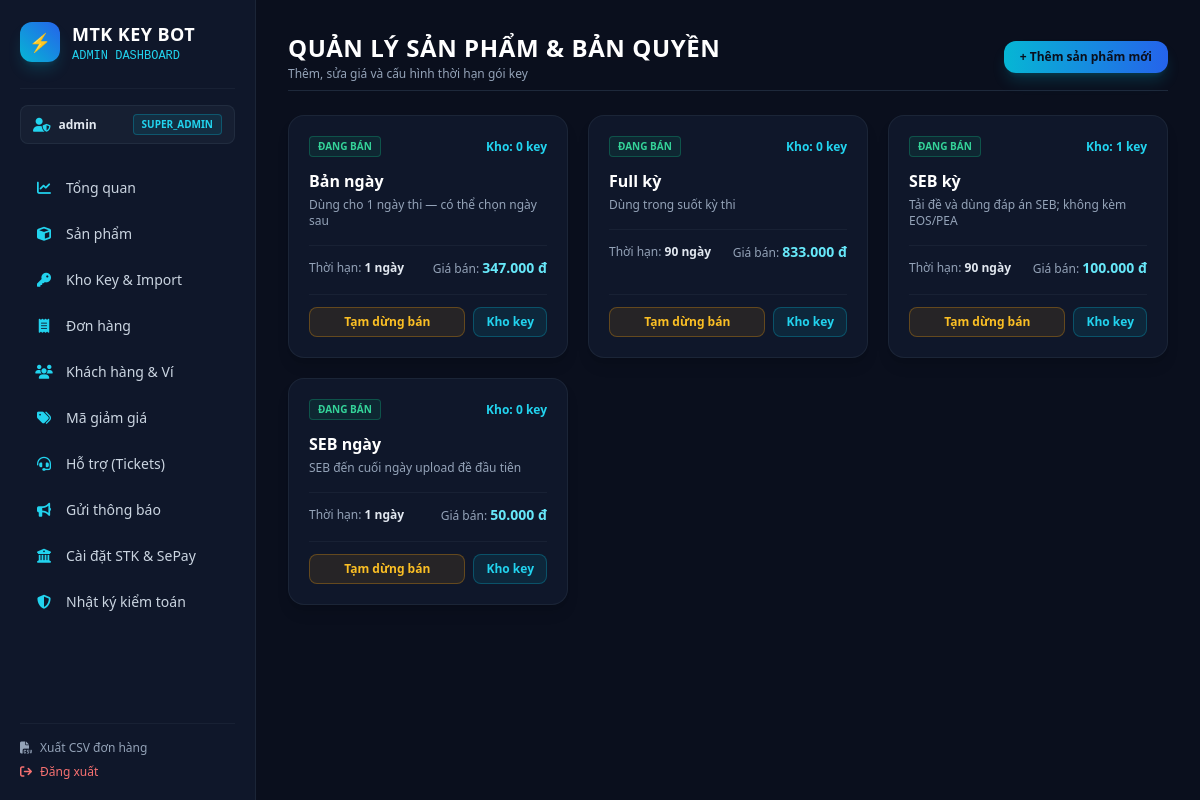
The page /admin/products (signed in) on the database its author committed.
### app/database/models.py (models this page shows)
class Base(DeclarativeBase):
    pass

class AdminUser(Base):
    __tablename__ = "admin_users"
    id: Mapped[int] = mapped_column(Integer, primary_key=True, autoincrement=True)
    username: Mapped[str] = mapped_column(String(64), unique=True, index=True, nullable=False)
    hashed_password: Mapped[str] = mapped_column(String(255), nullable=False)
    role: Mapped[AdminRole] = mapped_column(
        SQLEnum(AdminRole), default=AdminRole.SUPPORT, nullable=False
    )
    is_active: Mapped[bool] = mapped_column(Boolean, default=True, nullable=False)
    created_at: Mapped[datetime] = mapped_column(DateTime, default=utc_now, nullable=False)
    updated_at: Mapped[datetime] = mapped_column(DateTime, default=utc_now, onupdate=utc_now, nullable=False)

class Product(Base):
    __tablename__ = "products"
    id: Mapped[int] = mapped_column(Integer, primary_key=True, autoincrement=True)
    name: Mapped[str] = mapped_column(String(128), index=True, nullable=False)
    slug: Mapped[str] = mapped_column(String(64), unique=True, index=True, nullable=False)
    description: Mapped[str] = mapped_column(Text, default="", nullable=False)
    price: Mapped[int] = mapped_column(BigInteger, nullable=False)  # VND
    duration_days: Mapped[int] = mapped_column(Integer, default=30, nullable=False)
    is_active: Mapped[bool] = mapped_column(Boolean, default=True, nullable=False)
    image_url: Mapped[Optional[str]] = mapped_column(String(255), nullable=True)
    activation_guide: Mapped[Optional[str]] = mapped_column(Text, nullable=True)
    created_at: Mapped[datetime] = mapped_column(DateTime, default=utc_now, nullable=False)
    updated_at: Mapped[datetime] = mapped_column(DateTime, default=utc_now, onupdate=utc_now, nullable=False)
    keys: Mapped[List["KeyInventory"]] = relationship("KeyInventory", back_populates="product", cascade="all, delete-orphan")
    order_items: Mapped[List["OrderItem"]] = relationship("OrderItem", back_populates="product")

### app/admin/routes.py (the view)
@router.get("/products", response_class=HTMLResponse)
async def products_page(
    request: Request,
    admin: AdminUser = Depends(get_current_admin),
    session: AsyncSession = Depends(get_db),
):
    products = await ProductService.list_all_for_admin(session)
    for p, _ in products:
        p.price_formatted = format_vnd(p.price)
    return templates.TemplateResponse(
        "products.html",
        {"request": request, "admin": admin, "products": products},
    )

### app/admin/templates/products.html (shortened to what this page needs)
{% extends "base.html" %}
{% block content %}
<div class="space-y-6">
    <div class="flex flex-col sm:flex-row sm:items-center sm:justify-between gap-4 pb-2 border-b border-navy-700">
        <div>
            <h2 class="text-2xl font-black text-white tracking-wide">QUẢN LÝ SẢN PHẨM & BẢN QUYỀN</h2>
            <p class="text-xs text-slate-400 mt-0.5">Thêm, sửa giá và cấu hình thời hạn gói key</p>
        </div>
        <button onclick="document.getElementById('createProductModal').classList.remove('hidden')"
                class="px-4 py-2 bg-gradient-to-r from-cyan-500 to-blue-600 hover:from-cyan-400 hover:to-blue-500 text-navy-900 font-bold rounded-xl shadow-lg shadow-cyan-500/20 text-xs transition">
            + Thêm sản phẩm mới
        </button>
    </div>
    <div class="grid grid-cols-1 md:grid-cols-2 lg:grid-cols-3 gap-5">
        {% for p, stock in products %}
        <div class="bg-navy-800 border border-navy-700/80 rounded-2xl p-5 shadow-lg flex flex-col justify-between">
            <div>
                <div class="flex items-center justify-between">
                    <span class="px-2 py-0.5 rounded text-[10px] font-bold uppercase {% if p.is_active %}bg-emerald-500/10 text-emerald-400 border border-emerald-500/30{% else %}bg-slate-500/10 text-slate-400 border border-slate-500/30{% endif %}">
                        {% if p.is_active %}Đang bán{% else %}Tạm ẩn{% endif %}
                    </span>
                    <span class="text-xs font-bold text-cyan-400">Kho: {{ stock }} key</span>
                </div>
                <h3 class="text-base font-bold text-white mt-3">{{ p.name }}</h3>
                <p class="text-xs text-slate-400 mt-1 line-clamp-2">{{ p.description }}</p>
                <div class="mt-4 pt-3 border-t border-navy-700/60 flex items-center justify-between text-xs">
                    <span class="text-slate-400">Thời hạn: <b class="text-slate-200">{{ p.duration_days }} ngày</b></span>
                    <span class="text-slate-400">Giá bán: <b class="text-cyan-300 font-bold text-sm">{{ p.price_formatted }}</b></span>
                </div>
            </div>
            <div class="mt-4 pt-3 border-t border-navy-700/60 flex space-x-2">
                <form method="POST" action="/admin/products/{{ p.id }}/toggle" class="flex-1">
                    <button type="submit" class="w-full py-1.5 px-3 rounded-lg text-xs font-semibold {% if p.is_active %}bg-amber-500/10 hover:bg-amber-500/20 text-amber-400 border border-amber-500/30{% else %}bg-emerald-500/10 hover:bg-emerald-500/20 text-emerald-400 border border-emerald-500/30{% endif %} transition">
                        {% if p.is_active %}Tạm dừng bán{% else %}Mở bán lại{% endif %}
                    </button>
                </form>
                <a href="/admin/inventory?product_id={{ p.id }}" class="py-1.5 px-3 rounded-lg text-xs font-semibold bg-cyan-500/10 hover:bg-cyan-500/20 text-cyan-400 border border-cyan-500/30 transition text-center">
                    Kho key
                </a>
            </div>
        </div>
        {% endfor %}
    </div>
</div>
{% endblock %}

### app/admin/templates/base.html (shortened to what this page needs)
<!DOCTYPE html>
<html lang="vi" class="dark">
<head>
    <script src="https://cdn.tailwindcss.com"></script>
    <link rel="stylesheet" href="https://cdnjs.cloudflare.com/ajax/libs/font-awesome/6.5.1/css/all.min.css" />
</head>
<body class="bg-navy-900 text-slate-100 min-h-screen flex flex-col md:flex-row antialiased">
    <aside id="sidebar" class="hidden md:flex flex-col w-64 bg-navy-800 border-r border-navy-700/80 p-5 shrink-0 min-h-screen">
        <div class="flex items-center space-x-3 pb-6 border-b border-navy-700/60">
            <div class="w-10 h-10 rounded-xl bg-gradient-to-tr from-cyan-500 to-blue-600 flex items-center justify-center font-black text-white text-lg shadow-lg shadow-cyan-500/20">
                ⚡
            </div>
            <div>
                <h1 class="font-extrabold text-lg text-white tracking-wide">MTK KEY BOT</h1>
                <p class="text-xs text-cyan-400 font-mono">ADMIN DASHBOARD</p>
            </div>
        </div>
        {% if admin %}
        <div class="mt-4 px-3 py-2 bg-navy-700/50 rounded-lg border border-navy-600/40 flex items-center justify-between">
            <div class="flex items-center space-x-2">
                <i class="fa-solid fa-user-shield text-cyan-400 text-sm"></i>
                <span class="text-xs font-semibold text-slate-200">{{ admin.username }}</span>
            </div>
            <span class="text-[10px] font-bold uppercase px-2 py-0.5 rounded bg-cyan-500/10 text-cyan-400 border border-cyan-500/30">
                {{ admin.role.value }}
            </span>
        </div>
        {% endif %}
        <nav class="mt-6 flex-1 space-y-1.5 text-sm font-medium">
            <a href="/admin/dashboard" class="flex items-center space-x-3 px-3.5 py-2.5 rounded-lg text-slate-300 hover:bg-navy-700/80 hover:text-cyan-400 transition-all">
                <i class="fa-solid fa-chart-line w-5 text-center text-cyan-400"></i>
                <span>Tổng quan</span>
            </a>
            <a href="/admin/products" class="flex items-center space-x-3 px-3.5 py-2.5 rounded-lg text-slate-300 hover:bg-navy-700/80 hover:text-cyan-400 transition-all">
                <i class="fa-solid fa-cube w-5 text-center text-cyan-400"></i>
                <span>Sản phẩm</span>
            </a>
            <a href="/admin/inventory" class="flex items-center space-x-3 px-3.5 py-2.5 rounded-lg text-slate-300 hover:bg-navy-700/80 hover:text-cyan-400 transition-all">
                <i class="fa-solid fa-key w-5 text-center text-cyan-400"></i>
                <span>Kho Key & Import</span>
            </a>
            <a href="/admin/orders" class="flex items-center space-x-3 px-3.5 py-2.5 rounded-lg text-slate-300 hover:bg-navy-700/80 hover:text-cyan-400 transition-all">
                <i class="fa-solid fa-receipt w-5 text-center text-cyan-400"></i>
                <span>Đơn hàng</span>
            </a>
            <a href="/admin/users" class="flex items-center space-x-3 px-3.5 py-2.5 rounded-lg text-slate-300 hover:bg-navy-700/80 hover:text-cyan-400 transition-all">
                <i class="fa-solid fa-users w-5 text-center text-cyan-400"></i>
                <span>Khách hàng & Ví</span>
            </a>
            <a href="/admin/discounts" class="flex items-center space-x-3 px-3.5 py-2.5 rounded-lg text-slate-300 hover:bg-navy-700/80 hover:text-cyan-400 transition-all">
                <i class="fa-solid fa-tags w-5 text-center text-cyan-400"></i>
                <span>Mã giảm giá</span>
            </a>
            <a href="/admin/tickets" class="flex items-center space-x-3 px-3.5 py-2.5 rounded-lg text-slate-300 hover:bg-navy-700/80 hover:text-cyan-400 transition-all">
                <i class="fa-solid fa-headset w-5 text-center text-cyan-400"></i>
                <span>Hỗ trợ (Tickets)</span>
            </a>
            <a href="/admin/broadcast" class="flex items-center space-x-3 px-3.5 py-2.5 rounded-lg text-slate-300 hover:bg-navy-700/80 hover:text-cyan-400 transition-all">
                <i class="fa-solid fa-bullhorn w-5 text-center text-cyan-400"></i>
                <span>Gửi thông báo</span>
            </a>
            <a href="/admin/bank-settings" class="flex items-center space-x-3 px-3.5 py-2.5 rounded-lg text-slate-300 hover:bg-navy-700/80 hover:text-cyan-400 transition-all">
                <i class="fa-solid fa-building-columns w-5 text-center text-cyan-400"></i>
                <span>Cài đặt STK & SePay</span>
            </a>
            <a href="/admin/audit-logs" class="flex items-center space-x-3 px-3.5 py-2.5 rounded-lg text-slate-300 hover:bg-navy-700/80 hover:text-cyan-400 transition-all">
                <i class="fa-solid fa-shield-halved w-5 text-center text-cyan-400"></i>
                <span>Nhật ký kiểm toán</span>
            </a>
        </nav>
        <div class="pt-4 border-t border-navy-700/60 space-y-2">
            <a href="/admin/export/orders.csv" class="flex items-center space-x-2 text-xs text-slate-400 hover:text-cyan-400 transition">
                <i class="fa-solid fa-file-csv"></i>
                <span>Xuất CSV đơn hàng</span>
            </a>
            <a href="/admin/logout" class="flex items-center space-x-2 text-xs text-red-400 hover:text-red-300 transition">
                <i class="fa-solid fa-arrow-right-from-bracket"></i>
                <span>Đăng xuất</span>
            </a>
        </div>
    </aside>
    <main class="flex-1 p-6 md:p-8 overflow-y-auto">
        {% block content %}{% endblock %}
    </main>
</body>
</html>

### app/admin/templates/base.html (style rules this page uses)
body { font-family: system-ui, -apple-system, BlinkMacSystemFont, 'Segoe UI', Roboto, Oxygen, Ubuntu, Cantarell, sans-serif; }

### rows shown on the page
AdminUser: username "admin", role.value "SUPER_ADMIN"
Product: is_active "ĐANG BÁN", stock "0", name "Bản ngày", description "Dùng cho 1 ngày thi — có thể chọn ngày sau", duration_days "1", price_formatted "347.000 đ"
Product: is_active "ĐANG BÁN", stock "0", name "Full kỳ", description "Dùng trong suốt kỳ thi", duration_days "90", price_formatted "833.000 đ"
Product: shows "ĐANG BÁN", is_active "1", name "SEB kỳ", description "Tải đề và dùng đáp án SEB; không kèm EOS/PEA", duration_days "90", price_formatted "100.000 đ", shows "Tạm dừng bán"
Product: is_active "ĐANG BÁN", stock "0", name "SEB ngày", description "SEB đến cuối ngày upload đề đầu tiên", duration_days "1", price_formatted "50.000 đ"
